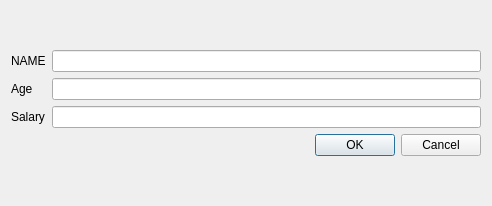
<?xml version="1.0" encoding="UTF-8"?>
<ui version="4.0">
 <class>DetailDialog</class>
 <widget class="QDialog" name="DetailDialog">
  <property name="geometry">
   <rect>
    <x>0</x>
    <y>0</y>
    <width>492</width>
    <height>206</height>
   </rect>
  </property>
  <property name="windowTitle">
   <string>Dialog</string>
  </property>
  <layout class="QGridLayout" name="gridLayout">
   <item row="0" column="0">
    <layout class="QVBoxLayout" name="verticalLayout_3">
     <item>
      <layout class="QHBoxLayout" name="horizontalLayout_2">
       <item>
        <layout class="QVBoxLayout" name="verticalLayout">
         <item>
          <widget class="QLabel" name="label_name">
           <property name="text">
            <string>NAME</string>
           </property>
          </widget>
         </item>
         <item>
          <widget class="QLabel" name="label_age">
           <property name="text">
            <string>Age</string>
           </property>
          </widget>
         </item>
         <item>
          <widget class="QLabel" name="label_salary">
           <property name="text">
            <string>Salary</string>
           </property>
          </widget>
         </item>
        </layout>
       </item>
       <item>
        <layout class="QVBoxLayout" name="verticalLayout_2">
         <item>
          <widget class="QLineEdit" name="lineEdit_name"/>
         </item>
         <item>
          <widget class="QLineEdit" name="lineEdit_Age"/>
         </item>
         <item>
          <widget class="QLineEdit" name="lineEdit_Salary"/>
         </item>
        </layout>
       </item>
      </layout>
     </item>
     <item>
      <layout class="QHBoxLayout" name="horizontalLayout">
       <item>
        <spacer name="horizontalSpacer">
         <property name="orientation">
          <enum>Qt::Horizontal</enum>
         </property>
         <property name="sizeHint" stdset="0">
          <size>
           <width>40</width>
           <height>20</height>
          </size>
         </property>
        </spacer>
       </item>
       <item>
        <widget class="QPushButton" name="pushButton_OK">
         <property name="text">
          <string>OK</string>
         </property>
        </widget>
       </item>
       <item>
        <widget class="QPushButton" name="pushButton_Cancel">
         <property name="text">
          <string>Cancel</string>
         </property>
        </widget>
       </item>
      </layout>
     </item>
    </layout>
   </item>
  </layout>
 </widget>
 <resources/>
 <connections/>
</ui>
